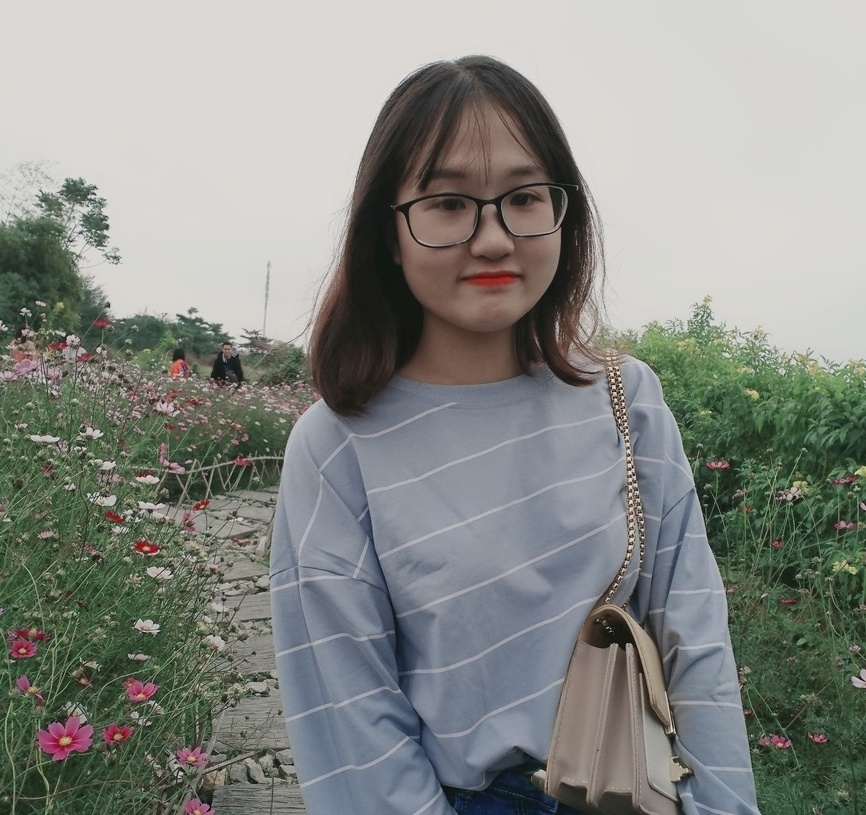
#> input picture Photo.jpg, 866 x 815 px, shrunk from 1511 x 1422 before the run
$ python Chuyenthanhanhxam.py
#> lines starting #> are read from the running program, lines starting #| are printed output that depends on the picture
import cv2
import numpy as np

img=cv2.imread('Photo.jpg',cv2.IMREAD_GRAYSCALE)
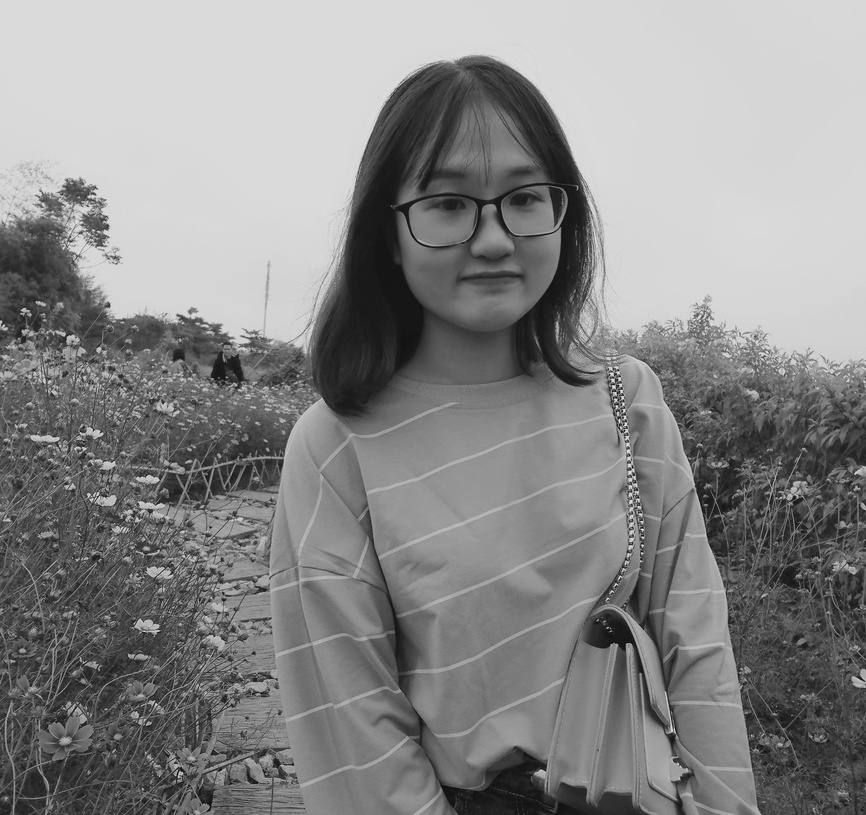
#> img: shape (815, 866); min 6, max 235, mean 136.3
cv2.imshow('noi dung anh can hien thi',img)
cv2.waitKey()
cv2.imwrite('anh_xam_123.jpg',img)
